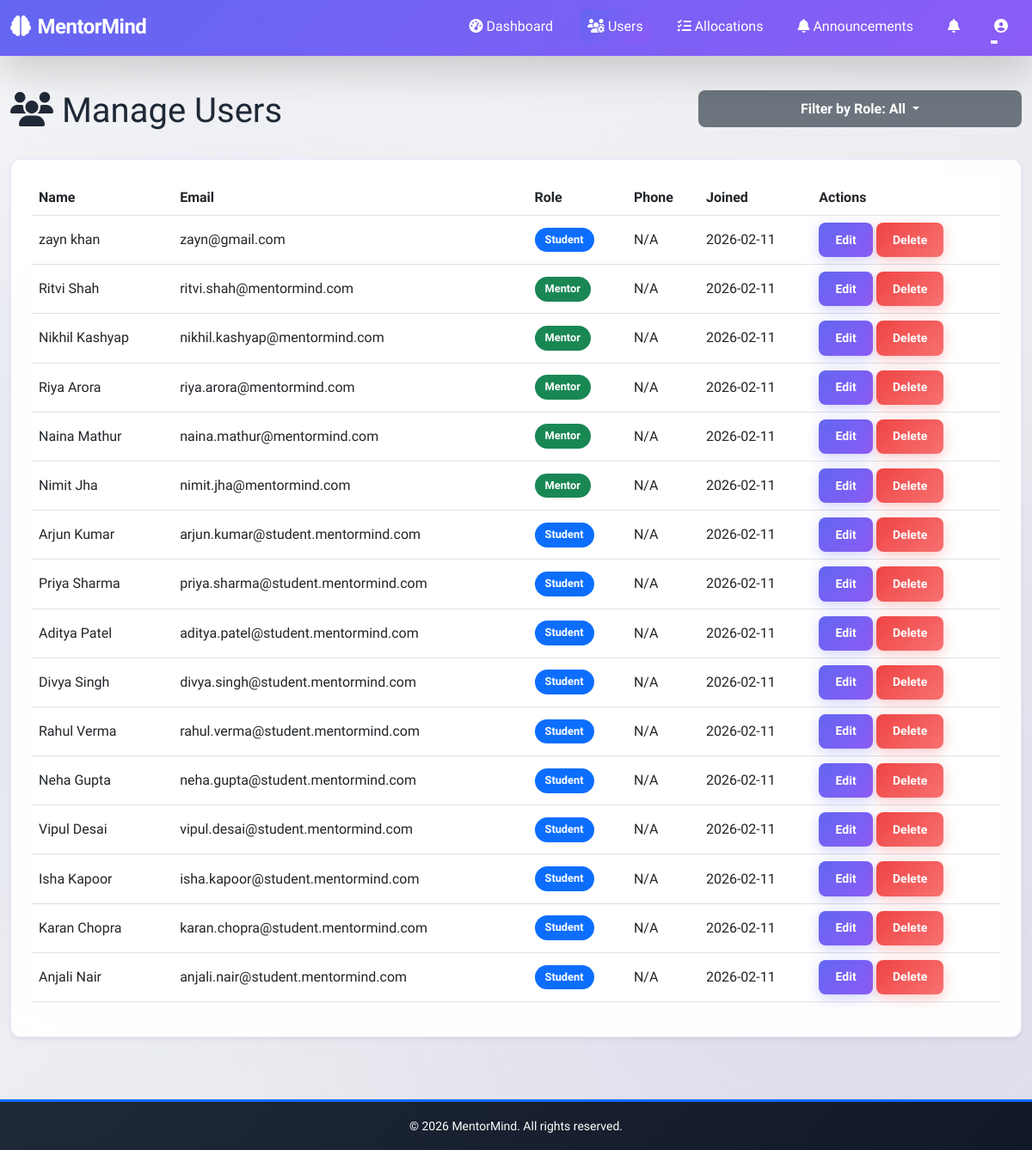
Page /admin/users (signed in) on the committed database.
### backend/app/models/models.py (models this page shows, shortened)
class User(UserMixin, db.Model):
    __tablename__ = 'users'
    user_id = db.Column(db.Integer, primary_key=True)
    name = db.Column(db.String(100), nullable=False)
    email = db.Column(db.String(100), unique=True, nullable=False)
    password_hash = db.Column(db.String(255), nullable=False)
    role = db.Column(db.String(20), nullable=False)  # student, mentor, admin
    phone = db.Column(db.String(15))
    profile_picture = db.Column(db.String(255))
    created_at = db.Column(db.DateTime, default=datetime.utcnow)
    updated_at = db.Column(db.DateTime, default=datetime.utcnow, onupdate=datetime.utcnow)
    student_profile = db.relationship('StudentProfile', backref='user', uselist=False)
    mentor_profile = db.relationship('MentorProfile', backref='user', uselist=False)

### backend/app/routes/admin.py (the view)
@admin_bp.route('/users')
@login_required
def users():
    if current_user.role != 'admin':
        return redirect(url_for('admin.login'))
    role_filter = request.args.get('role', 'all')
    if role_filter == 'all':
        users = User.query.filter(User.role != 'admin').all()
    else:
        users = User.query.filter_by(role=role_filter).all()
    return render_template('admin/users.html', users=users, role_filter=role_filter)

### backend/app/templates/admin/users.html (shortened to what this page needs)
{% extends "base.html" %}
{% block content %}
<div class="container-fluid py-4">
    <div class="row mb-4">
        <div class="col-md-8">
            <h1><i class="fas fa-users"></i> Manage Users</h1>
        </div>
        <div class="col-md-4">
            <div class="dropdown">
                <button class="btn btn-secondary dropdown-toggle w-100" type="button" data-bs-toggle="dropdown">
                    Filter by Role: {{ role_filter.capitalize() }}
                </button>
            </div>
        </div>
    </div>
    <div class="row">
        <div class="col-md-12">
            <div class="card shadow-sm">
                <div class="card-body">
                    {% if users %}
                        <div class="table-responsive">
                            <table class="table table-hover">
                                <thead>
                                    <tr>
                                        <th>Name</th>
                                        <th>Email</th>
                                        <th>Role</th>
                                        <th>Phone</th>
                                        <th>Joined</th>
                                        <th>Actions</th>
                                    </tr>
                                </thead>
                                <tbody>
                                    {% for user in users %}
                                        <tr>
                                            <td>{{ user.name }}</td>
                                            <td>{{ user.email }}</td>
                                            <td><span class="badge bg-{{ 'primary' if user.role == 'student' else 'success' if user.role == 'mentor' else 'danger' }}">{{ user.role.capitalize() }}</span></td>
                                            <td>{{ user.phone or 'N/A' }}</td>
                                            <td>{{ user.created_at.strftime('%Y-%m-%d') }}</td>
                                            <td>
                                                <a href="{{ url_for('admin.edit_user', user_id=user.user_id) }}" class="btn btn-sm btn-primary">Edit</a>
                                                <button class="btn btn-sm btn-danger" data-bs-toggle="modal" data-bs-target="#deleteModal{{ user.user_id }}">Delete</button>
                                            </td>
                                        </tr>
                                    {% endfor %}
                                </tbody>
                            </table>
                        </div>
                    {% else %}
                        <p class="text-muted text-center py-4">No users found</p>
                    {% endif %}
                </div>
            </div>
        </div>
    </div>
</div>
{% endblock %}

### backend/app/static/css/style.css (style rules this page uses)
:root { --primary: #6366f1; --secondary: #8b5cf6; --success: #10b981; --danger: #ef4444; --warning: #f59e0b; --info: #06b6d4; --dark: #1f2937; --light: #f3f4f6; --gradient-primary: linear-gradient(135deg, #6366f1 0%, #8b5cf6 100%); --gradient-success: linear-gradient(135deg, #10b981 0%, #34d399 100%); --gradient-danger: linear-gradient(135deg, #ef4444 0%, #f87171 100%); --gradient-warm: linear-gradient(135deg, #f59e0b 0%, #fbbf24 100%); --shadow-sm: 0 1px 2px 0 rgba(0, 0, 0, 0.05); --shadow-md: 0 4px 6px -1px rgba(0, 0, 0, 0.1); --shadow-lg: 0 10px 15px -3px rgba(0, 0, 0, 0.1); --shadow-xl: 0 20px 25px -5px rgba(0, 0, 0, 0.1); --transition-fast: 0.2s ease-in-out; --transition-base: 0.3s ease-in-out; --transition-slow: 0.5s ease-in-out; }
body, html { pointer-events: auto !important; overflow: auto !important; }
button, a, input, select, textarea, .btn, [role="button"] { pointer-events: auto !important; z-index: auto !important; background-filter: none !important; -webkit-backdrop-filter: none !important; backdrop-filter: none !important; }
* { margin: 0; padding: 0; box-sizing: border-box; }
body { font-family: 'Segoe UI', Tahoma, Geneva, Verdana, sans-serif; background: linear-gradient(135deg, #f3f4f6 0%, #e5e7eb 100%); min-height: 100vh; color: var(--dark); overflow-x: hidden; }
body::before { content: ''; position: fixed; top: 0; left: 0; width: 100%; height: 100%; background: radial-gradient(circle at 20% 50%, rgba(99, 102, 241, 0.1) 0%, transparent 50%), radial-gradient(circle at 80% 80%, rgba(139, 92, 246, 0.1) 0%, transparent 50%); pointer-events: none; z-index: -1; }
.card { border: none; border-radius: 12px; overflow: hidden; background: rgba(255, 255, 255, 0.95); box-shadow: var(--shadow-md); transition: all var(--transition-base); border: 1px solid rgba(99, 102, 241, 0.15); pointer-events: auto !important; }
.card-body { padding: 1.5rem; }
.btn { border-radius: 8px; font-weight: 600; padding: 0.6rem 1.2rem; border: none; cursor: pointer; transition: all var(--transition-fast); position: relative; overflow: hidden; outline: none; }
.btn::before { content: ''; position: absolute; top: 50%; left: 50%; width: 0; height: 0; background: transparent; border-radius: 50%; transform: translate(-50%, -50%); transition: width 0.6s, height 0.6s; }
.btn-primary { background: var(--gradient-primary); color: white; box-shadow: 0 4px 15px rgba(99, 102, 241, 0.3); }
.btn-danger { background: var(--gradient-danger); color: white; box-shadow: 0 4px 15px rgba(239, 68, 68, 0.3); }
.btn, .btn-primary, .btn-success, .btn-danger, .btn-warning, .btn-info { -webkit-tap-highlight-color: transparent !important; -webkit-user-select: none !important; user-select: none !important; pointer-events: auto !important; position: relative; z-index: 10 !important; }
.badge { padding: 0.5rem 0.75rem; border-radius: 20px; font-weight: 600; font-size: 0.8rem; transition: all var(--transition-fast); display: inline-block; }
.table { border-collapse: collapse; animation: fadeIn 0.6s ease-out; }
.table thead { background: var(--gradient-primary); color: white; }
.table-hover tbody tr { transition: all var(--transition-fast); }
.table-hover tbody tr td { vertical-align: middle; }

### rows in the picture
User: name "zayn khan", email "zayn@gmail.com", role "Student", phone "N/A", created_at "2026-02-11"
User: name "Ritvi Shah", email "ritvi.shah@mentormind.com", role "Mentor", phone "N/A", created_at "2026-02-11"
User: name "Nikhil Kashyap", email "nikhil.kashyap@mentormind.com", role "Mentor", phone "N/A", created_at "2026-02-11"
User: name "Riya Arora", email "riya.arora@mentormind.com", role "Mentor", phone "N/A", created_at "2026-02-11"
User: name "Naina Mathur", email "naina.mathur@mentormind.com", role "Mentor", phone "N/A", created_at "2026-02-11"
User: name "Nimit Jha", email "nimit.jha@mentormind.com", role "Mentor", phone "N/A", created_at "2026-02-11"
User: name "Arjun Kumar", email "arjun.kumar@student.mentormind.com", role "Student", phone "N/A", created_at "2026-02-11"
User: name "Priya Sharma", email "priya.sharma@student.mentormind.com", role "Student", phone "N/A", created_at "2026-02-11"
User: name "Aditya Patel", email "aditya.patel@student.mentormind.com", role "Student", phone "N/A", created_at "2026-02-11"
User: name "Divya Singh", email "divya.singh@student.mentormind.com", role "Student", phone "N/A", created_at "2026-02-11"
User: name "Rahul Verma", email "rahul.verma@student.mentormind.com", role "Student", phone "N/A", created_at "2026-02-11"
User: name "Neha Gupta", email "neha.gupta@student.mentormind.com", role "Student", phone "N/A", created_at "2026-02-11"
User: name "Vipul Desai", email "vipul.desai@student.mentormind.com", role "Student", phone "N/A", created_at "2026-02-11"
User: name "Isha Kapoor", email "isha.kapoor@student.mentormind.com", role "Student", phone "N/A", created_at "2026-02-11"
User: name "Karan Chopra", email "karan.chopra@student.mentormind.com", role "Student", phone "N/A", created_at "2026-02-11"
User: name "Anjali Nair", email "anjali.nair@student.mentormind.com", role "Student", phone "N/A", created_at "2026-02-11"

### other values in the picture
{{ role_filter.capitalize() }} "All"
